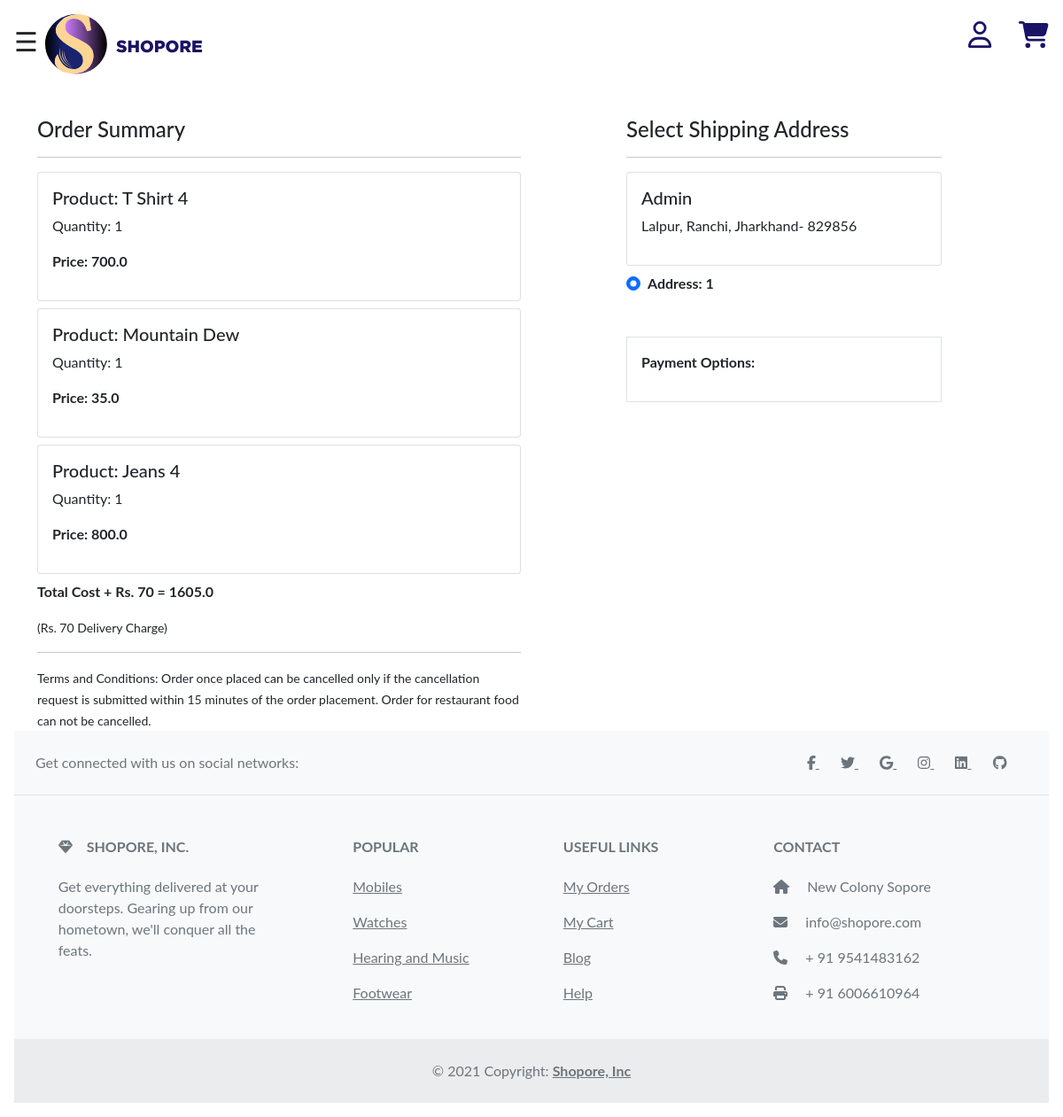
Screenshot of /checkout/ (signed in) with the database file from the repository.
### app/models.py (models this page shows, shortened)
class Cart(models.Model):
 user = models.ForeignKey(User, on_delete=models.CASCADE)
 product = models.ForeignKey(Product, on_delete=models.CASCADE)
 quantity = models.PositiveIntegerField(default=1)
 @property
 def total_cost(self):
   return self.quantity * self.product.discounted_price

class Product(models.Model):
 title = models.CharField(max_length=100)
 selling_price = models.FloatField()
 discounted_price = models.FloatField()
 description = models.TextField()
 brand = models.CharField(max_length=100)
 category = models.CharField( choices=CATEGORY_CHOICES, max_length=2)
 product_image = models.ImageField(upload_to='productimg')

class Customer(models.Model):
 user = models.ForeignKey(User, on_delete=models.CASCADE)
 name = models.CharField(max_length=200)
 locality = models.CharField(max_length=200)
 city = models.CharField(max_length=50)
 zipcode = models.IntegerField()
 state = models.CharField(choices=STATE_CHOICES, max_length=50)

### app/views.py (the view)
# urls.py: path('checkout/', views.checkout, name='checkout'),
@login_required
def checkout(request):
	user = request.user
	add = Customer.objects.filter(user=user)
	cart_items = Cart.objects.filter(user=request.user)
	amount = 0.0
	shipping_amount = 70.0
	totalamount=0.0
	cart_product = [p for p in Cart.objects.all() if p.user == request.user]
	if cart_product:
		for p in cart_product:
			tempamount = (p.quantity * p.product.discounted_price)
			amount += tempamount
		totalamount = amount+shipping_amount
	return render(request, 'app/checkout.html', {'add':add, 'cart_items':cart_items, 'totalcost':totalamount})

### app/templates/app/checkout.html (shortened to what this page needs)
{% extends 'app/base.html' %} {% load static %} {% block title %}Checkout{% endblock title %} {% block main-content %}
<div class="container">
    <div class="row mt-5">
        <div class="col-sm-6">
            <h4>Order Summary</h4>
            <hr> {% for item in cart_items %}
            <div class="card mb-2">
                <div class="card-body">
                    <h5>Product: {{item.product.title}}</h5>
                    <p>Quantity: {{item.quantity}}</p>
                    <p class="fw-bold">Price: {{item.total_cost}}</p>
                </div>
            </div>
            {% endfor %}
            <p class="fw-bold">Total Cost + Rs. 70 = {{totalcost}}</p>
            <small>(Rs. 70 Delivery Charge)</small>
            <hr>
            <small>Terms and Conditions: Order once placed can be cancelled only if the cancellation request is submitted within 15 minutes of the order placement. Order for restaurant food can not be cancelled.</small>
        </div>
        <div class="col-sm-4 offset-sm-1">
            <h4>Select Shipping Address</h4>
            <hr>
            <form action="/paymentdone" id="myform">
                {% for ad in add %}
                <div class="card">
                    <div class="card-body">
                        <h5>{{ad.name}}</h5>
                        <p>{{ad.locality}}, {{ad.city}}, {{ad.state}}- {{ad.zipcode}}</p>
                    </div>
                </div>
                <div class="form-check mt-2 mb-5">
                    <input class="form-check-input" type="radio" name="custid" id="custadd{{forloop.counter}}" value="{{ad.id}}" checked>
                    <label class="form-check-label fw-bold" for="custadd{{forloop.counter}}">
            Address: {{ forloop.counter }} </label>
                </div>
                {% endfor %}
                <div class="border p-3">
                    <p class="fw-bold">Payment Options:</p>
                </div>
            </form>
        </div>
    </div>
</div>
{% endblock main-content %}

### app/templates/app/base.html (style rules this page uses)
body { font-family: "Lato", sans-serif; transition: background-color .5s; }

### rows the page displays
Cart: product "T Shirt 4", quantity "1", total_cost "700.0"
Cart: product "Mountain Dew", quantity "1", total_cost "35.0"
Cart: product "Jeans 4", quantity "1", total_cost "800.0"
Customer: name "Admin", locality "Lalpur", city "Ranchi", state "Jharkhand", zipcode "829856"

### other values shown
{{ totalcost }} "1605.0"
